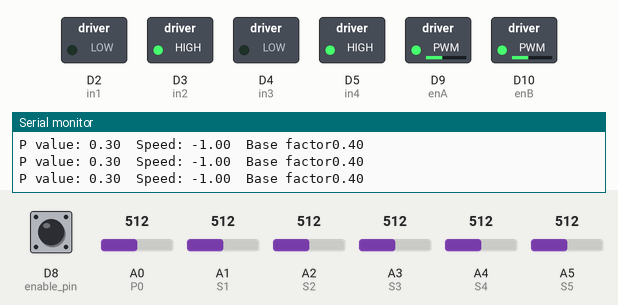
The program below on a simulated Arduino Uno R4 WiFi. Parts: switched loads named in the program (green lamp = pin HIGH), the last lines printed to the serial monitor. Inputs (shaded band) come from the test bench; at power-on: A0 (P0) = 512, A1 (S1) = 512, A2 (S2) = 512, A5 (S5) = 512, D8 (enable_pin) HIGH, A3 (S3) = 512, A4 (S4) = 512 (analog values on the 0–1023 scale).

Above: at 1.2 s.
1.3 s: A0 (P0) set to 716
At 2.3 s:
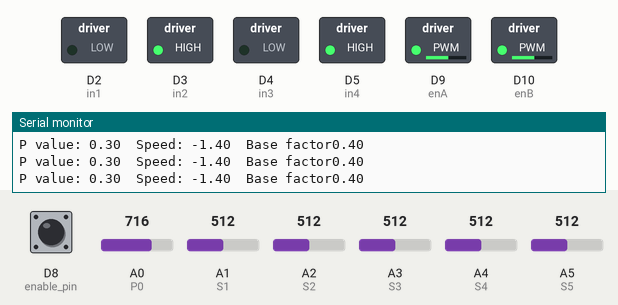
2.8 s: A1 (S1) set to 483
At 3.8 s:
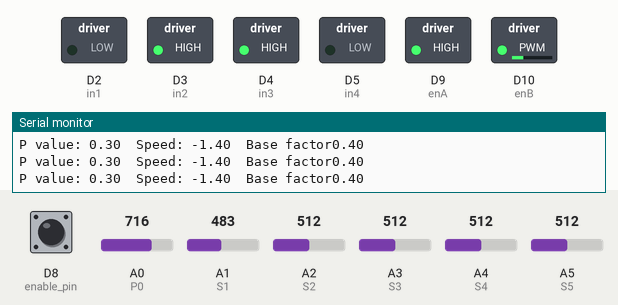
4.3 s: A2 (S2) set to 489
At 4.6 s:
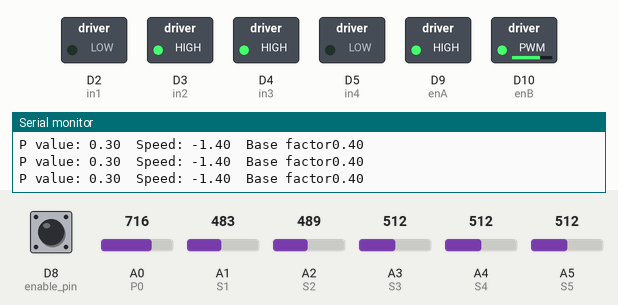
5.8 s: A5 (S5) set to 490
At 6.2 s:
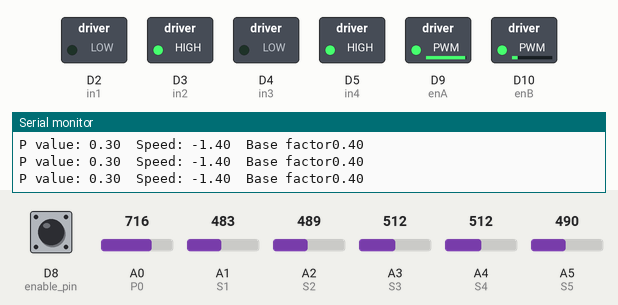
7.3 s: D8 (enable_pin) pulled LOW for 0.15 s
At 7.38 s:
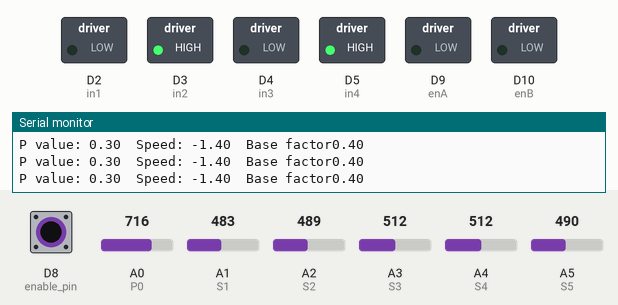
8.9 s: A0 (P0) set to 490
At 9.2 s:
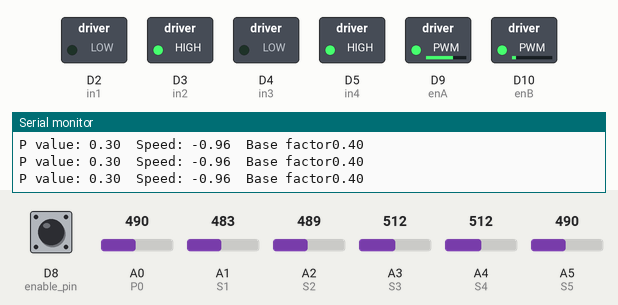
Timing chart, 0 to 11.4 s (numbered marks = the images above; inputs shaded):
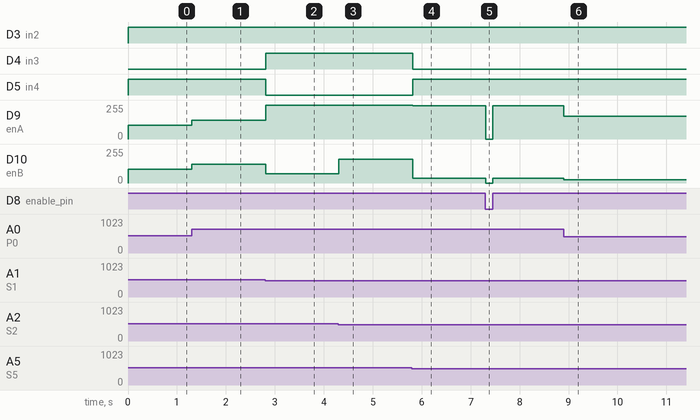

The program:

main.cpp
```cpp
#include <Arduino.h>
#include "sensor.h"
#include "motors.h"
#include "pid.h"

// PID parameters
const float kp = 0.3; // Measured during testing, can retest
const float ki = 0;
const float kd = 0;


pid_controller controller(kp, ki, kd);

void setup() {
  setup_sensor();
  setup_motors();

  //Initialize serial monitor
  Serial.begin(9600);
}

void loop() {
  /* =================== Tunable Constants =================== */
  /* Note: Only one constant is tunable at a time,
   * i.e. you can only have one get_potentiometer uncommented. */

   // float p_val = get_potentiometer() * 0.3f; // Can be made higher if base_factor is lower
  float p_val = kp;

  float base_factor = 0.4f;
  // float base_factor = get_potentiometer();

  float speed = get_potentiometer() * -2;
  // float speed = -2;

  /* ================= End Tunable Constants ================= */
  float error = get_error();
  float res = controller.execute(error, p_val);
  float r_turn_factor = base_factor - res;
  float l_turn_factor = base_factor + res;

  if (car_enabled()) {
    set_left_motor(r_turn_factor * speed);
    set_right_motor(l_turn_factor  * speed);
  } else {
    set_left_motor(0);
    set_right_motor(0);
  }

  Serial.print("P value: ");
  Serial.print(p_val);
  Serial.print("\tSpeed: ");
  Serial.print(speed);
  Serial.print("\tBase factor");
  Serial.print(base_factor);
  Serial.println();

  // The PID mus tbe evaluated at a regular interval, so we delay a little.
  delay(20);
}
```

motors.cpp
```cpp
#include <Arduino.h>

// PWM Pins

// Motor A - Left
const int enA = 9; // Enable A on PIN9
const int in1 = 2; // Input 1 on PIN2
const int in2 = 3; // Input 2 on PIN3

// Motor B - Right
const int enB = 10; // Enable B on PIN10
const int in3 = 4; // Input 3 on PIN4
const int in4 = 5; // Input 4 on PIN5


/// @brief Don't call this directly, use `set_left_motor` or `set_right_motor`
///        instead.
/// @param percent Any number between -1 and 1, inclusive. -1 Indicates full
///                reverse, 0 indicates a stop, and 1 indicates full forward.
/// @param enable Enable pin
/// @param hb1 H-Bridge pin 1
/// @param hb2 H-Bridge pin 2

void set_motor(float percent, int enable, int hb1, int hb2) {
  if (percent > 0) {
    digitalWrite(hb1, HIGH);
    digitalWrite(hb2, LOW);
  }
  else if (percent < 0) {
    digitalWrite(hb1, LOW);
    digitalWrite(hb2, HIGH);
  }

  percent = max(percent, -percent);
  int int_percent = (int)floor(percent * 255);
  int_percent = min(int_percent, 255); // in case percent was over 1
  analogWrite(enable, int_percent);
}

/// @brief Sets the speed of the left motor.
/// @param percent Any number between -1 and 1, inclusive. -1 Indicates full
///                reverse, 0 indicates a stop, and 1 indicates full forward.
void set_left_motor(float percent) {
  set_motor(percent, enA, in1, in2);
}

/// @brief Sets the speed of the right motor.
/// @param percent Any number between -1 and 1, inclusive. -1 Indicates full
///                reverse, 0 indicates a stop, and 1 indicates full forward.
void set_right_motor(float percent) {
  set_motor(percent, enB, in3, in4);
}

/// @brief Does GPIO initialization for the motor pins
void setup_motors() {
  // Define Motor Pins
  pinMode(enA, OUTPUT);
  pinMode(in1, OUTPUT);
  pinMode(in2, OUTPUT);

  pinMode(enB, OUTPUT);
  pinMode(in3, OUTPUT);
  pinMode(in4, OUTPUT);

  // Set Motors to Forward Direction initially
  digitalWrite(in1, HIGH);
  digitalWrite(in2, LOW);

  digitalWrite(in3, HIGH);
  digitalWrite(in4, LOW);
}
```

motors.h
```cpp
#pragma once

void set_motor(float percent, int enable, int hb1, int hb2);
void set_left_motor(float percent);
void set_right_motor(float percent);
void setup_motors();
```

pid.cpp
```cpp
#include "pid.h"

float decay = 0.9f;

/// @brief Get the next output of the pid controller.
/// @note This function must be called at a regular time interval
/// @param error The measured error to input
/// @return PID output
float pid_controller::execute(float error, float p) {
    float p_term = p * error;
    accumulation = accumulation * decay + error;
    float i_term = i * accumulation;
    // We probably don't have a smooth enough input to justify a d term
    float d_term = 0;

    return p_term + i_term + d_term;
}
```

pid.h
```cpp
#pragma once

class pid_controller
{
private:
    float p;
    float i;
    float d;
    float accumulation;

public:
    pid_controller(float p, float i, float d): p(p), i(i), d(d) {}
    float execute(float error, float p);
};
```

sensor.cpp
```cpp
#include <Arduino.h>

const int DETECTION_THRESHOLD = 500;
const int RESOLUTION_BITS = 10;

//Analog Sensor Pins
int S1 = A1;
int S2 = A2;
int S3 = A3;
int S4 = A4;
int S5 = A5;

// Potentiometer sensor
int P0 = A0;

const int enable_pin = 8;

int last_error;

int sensor_array[5] = {0, 0, 0, 0, 0};

/// @brief Reads the sensor array.
/// @return The 5 sensor readings, where each reading is an int from 0-1000:
///         1000 being a reflection detection (no black line) and 0 being no
///         reflection (there is a black line).
int* read_sensor(){
    sensor_array[0] = analogRead(S1);
    sensor_array[1] = analogRead(S2);
    sensor_array[2] = analogRead(S3);
    sensor_array[3] = analogRead(S4);
    sensor_array[4] = analogRead(S5);

    return sensor_array;
}

/// @brief Do GPIO initialization for the sensor pins
void setup_sensor() {
    pinMode(S1, INPUT);
    pinMode(S2, INPUT);
    pinMode(S3, INPUT);
    pinMode(S4, INPUT);
    pinMode(S5, INPUT);

    pinMode(P0, INPUT);
    analogReadResolution(RESOLUTION_BITS);

    pinMode(enable_pin, INPUT_PULLUP);
}


/// @brief Gets the error as detected by the sensors. A negative error means we
///        need to turn to the left, while a positive error means we need to
///        turn to the right.
float get_error() {
    int* sensor_array = read_sensor();
    // Change the readings int either high or low

    bool any_detected = false;

    float error_weights[] = {-2, -1, 0, 1, 2};
    float error = 0;
    for (int i = 0; i < 5; i++) {
        if (sensor_array[i] <= DETECTION_THRESHOLD) {
            any_detected = true;
            error += error_weights[i];
        }
    }

    if (!any_detected)
        return last_error;

    last_error = error;

    return error;
}

/// @brief Gets the analog reading from the potentiometer
/// @return A float between 0 and 1
float get_potentiometer() {
    return ((float)analogRead(P0)) / (1 << RESOLUTION_BITS);
}

bool car_enabled() {
    return digitalRead(enable_pin) == HIGH;
}
```

sensor.h
```cpp
#pragma once

int* read_sensor();
void setup_sensor();
float get_error();
float get_potentiometer();
bool car_enabled();
```

Measured:
- the behaviour switches between 501 and 500 on A1 (S1) (found by bisection; images 1 and 2)
- the behaviour switches between 501 and 500 on A2 (S2) (found by bisection; images 2 and 3)
- the behaviour switches between 501 and 500 on A5 (S5) (found by bisection; images 3 and 4)
- after the input at 1.3 s, D9 (enA), D10 (enB): 102/255 → 142/255 at once
- after the input at 2.8 s, D4 (in3): LOW → HIGH at once; D5 (in4): HIGH → LOW at once; D9 (enA): 142/255 → 255/255 at once; D10 (enB): 142/255 → 71/255 at once
- after the input at 4.3 s, D10 (enB): 71/255 → 178/255 at once
- after the input at 5.8 s, D4 (in3): HIGH → LOW at once; D5 (in4): LOW → HIGH at once; D9 (enA): 255/255 → 249/255 at once; D10 (enB): 178/255 → 35/255 at once
- after the input at 7.3 s, D9 (enA): 249/255 → 0/255 at once, → 249/255 0.15 s later; D10 (enB): 35/255 → 0/255 at once, → 35/255 0.15 s later
- after the input at 8.9 s, D9 (enA): 249/255 → 170/255 at once; D10 (enB): 35/255 → 24/255 at once
